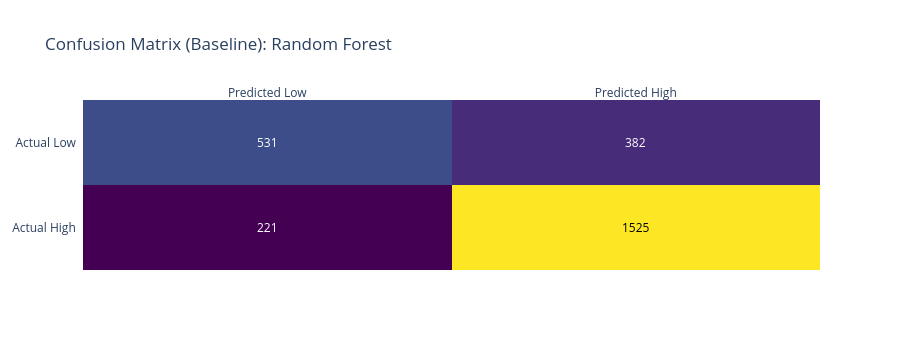
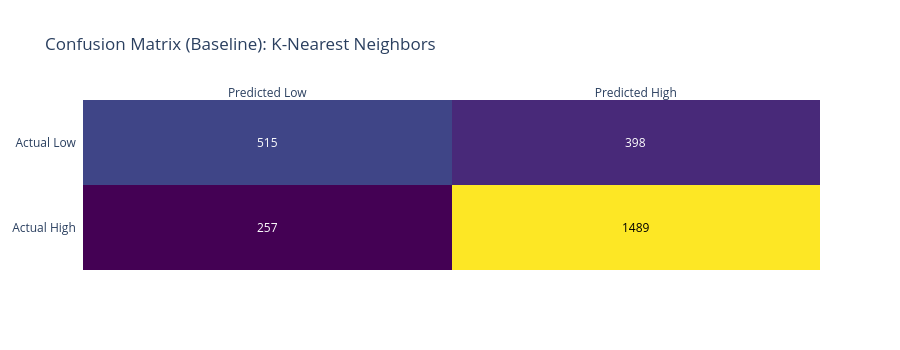
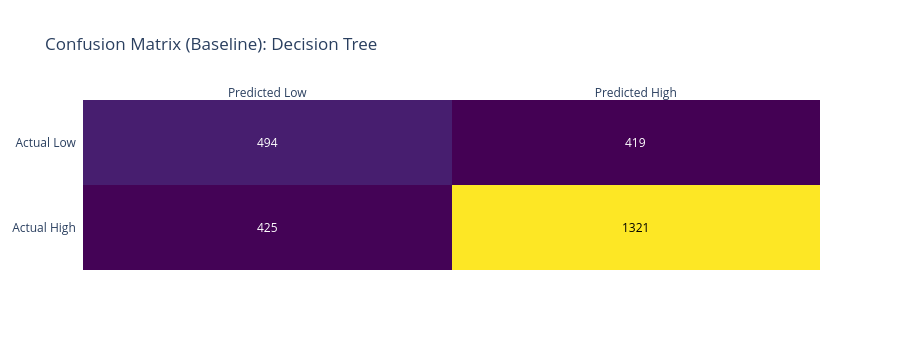
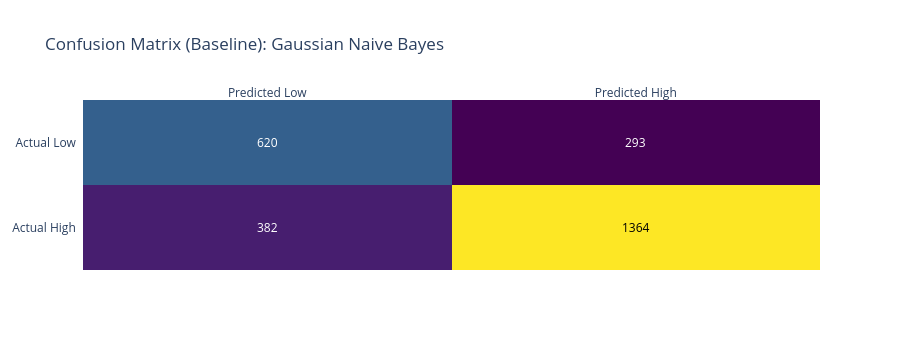

Notebook cell for these charts, in order:
### Code cell
# Confusion matrices
for name in cm_data:
    cm = cm_data[name]
    fig_cm = ff.create_annotated_heatmap(
        z=cm.tolist(),
        x=["Predicted Low", "Predicted High"],
        y=["Actual Low", "Actual High"],
        annotation_text=[[str(y) for y in x] for x in cm.tolist()],
        colorscale="Viridis"
    )
    fig_cm.update_layout(title_text=f"Confusion Matrix (Baseline): {name}",
                         yaxis=dict(autorange="reversed"), height=350)
    fig_cm.show()

### Figure 1 — Plotly figure (JSON) as saved in the notebook; plotly's stock layout.template omitted (floating-point values rounded to 4 significant figures)
{"data": [{"colorscale": [[0, "#440154"], [0.1111, "#482878"], [0.2222, "#3e4989"], [0.3333, "#31688e"], [0.4444, "#26828e"], [0.5556, "#1f9e89"], [0.6667, "#35b779"], [0.7778, "#6ece58"], [0.8889, "#b5de2b"], [1, "#fde725"]], "reversescale": false, "showscale": false, "x": ["Predicted Low", "Predicted High"], "y": ["Actual Low", "Actual High"], "z": [[531, 382], [221, 1525]], "type": "heatmap"}], "layout": {"annotations": [{"font": {"color": "#FFFFFF"}, "showarrow": false, "text": "531", "x": "Predicted Low", "xref": "x", "y": "Actual Low", "yref": "y"}, {"font": {"color": "#FFFFFF"}, "showarrow": false, "text": "382", "x": "Predicted High", "xref": "x", "y": "Actual Low", "yref": "y"}, {"font": {"color": "#FFFFFF"}, "showarrow": false, "text": "221", "x": "Predicted Low", "xref": "x", "y": "Actual High", "yref": "y"}, {"font": {"color": "#000000"}, "showarrow": false, "text": "1525", "x": "Predicted High", "xref": "x", "y": "Actual High", "yref": "y"}], "xaxis": {"dtick": 1, "gridcolor": "rgb(0, 0, 0)", "side": "top", "ticks": ""}, "yaxis": {"dtick": 1, "ticks": "", "ticksuffix": "  ", "autorange": "reversed"}, "title": {"text": "Confusion Matrix (Baseline): Random Forest"}, "height": 350}}

### Figure 2 — Plotly figure (JSON) as saved in the notebook; plotly's stock layout.template omitted (floating-point values rounded to 4 significant figures)
{"data": [{"colorscale": [[0, "#440154"], [0.1111, "#482878"], [0.2222, "#3e4989"], [0.3333, "#31688e"], [0.4444, "#26828e"], [0.5556, "#1f9e89"], [0.6667, "#35b779"], [0.7778, "#6ece58"], [0.8889, "#b5de2b"], [1, "#fde725"]], "reversescale": false, "showscale": false, "x": ["Predicted Low", "Predicted High"], "y": ["Actual Low", "Actual High"], "z": [[515, 398], [257, 1489]], "type": "heatmap"}], "layout": {"annotations": [{"font": {"color": "#FFFFFF"}, "showarrow": false, "text": "515", "x": "Predicted Low", "xref": "x", "y": "Actual Low", "yref": "y"}, {"font": {"color": "#FFFFFF"}, "showarrow": false, "text": "398", "x": "Predicted High", "xref": "x", "y": "Actual Low", "yref": "y"}, {"font": {"color": "#FFFFFF"}, "showarrow": false, "text": "257", "x": "Predicted Low", "xref": "x", "y": "Actual High", "yref": "y"}, {"font": {"color": "#000000"}, "showarrow": false, "text": "1489", "x": "Predicted High", "xref": "x", "y": "Actual High", "yref": "y"}], "xaxis": {"dtick": 1, "gridcolor": "rgb(0, 0, 0)", "side": "top", "ticks": ""}, "yaxis": {"dtick": 1, "ticks": "", "ticksuffix": "  ", "autorange": "reversed"}, "title": {"text": "Confusion Matrix (Baseline): K-Nearest Neighbors"}, "height": 350}}

### Figure 3 — Plotly figure (JSON) as saved in the notebook; plotly's stock layout.template omitted (floating-point values rounded to 4 significant figures)
{"data": [{"colorscale": [[0, "#440154"], [0.1111, "#482878"], [0.2222, "#3e4989"], [0.3333, "#31688e"], [0.4444, "#26828e"], [0.5556, "#1f9e89"], [0.6667, "#35b779"], [0.7778, "#6ece58"], [0.8889, "#b5de2b"], [1, "#fde725"]], "reversescale": false, "showscale": false, "x": ["Predicted Low", "Predicted High"], "y": ["Actual Low", "Actual High"], "z": [[494, 419], [425, 1321]], "type": "heatmap"}], "layout": {"annotations": [{"font": {"color": "#FFFFFF"}, "showarrow": false, "text": "494", "x": "Predicted Low", "xref": "x", "y": "Actual Low", "yref": "y"}, {"font": {"color": "#FFFFFF"}, "showarrow": false, "text": "419", "x": "Predicted High", "xref": "x", "y": "Actual Low", "yref": "y"}, {"font": {"color": "#FFFFFF"}, "showarrow": false, "text": "425", "x": "Predicted Low", "xref": "x", "y": "Actual High", "yref": "y"}, {"font": {"color": "#000000"}, "showarrow": false, "text": "1321", "x": "Predicted High", "xref": "x", "y": "Actual High", "yref": "y"}], "xaxis": {"dtick": 1, "gridcolor": "rgb(0, 0, 0)", "side": "top", "ticks": ""}, "yaxis": {"dtick": 1, "ticks": "", "ticksuffix": "  ", "autorange": "reversed"}, "title": {"text": "Confusion Matrix (Baseline): Decision Tree"}, "height": 350}}

### Figure 4 — Plotly figure (JSON) as saved in the notebook; plotly's stock layout.template omitted (floating-point values rounded to 4 significant figures)
{"data": [{"colorscale": [[0, "#440154"], [0.1111, "#482878"], [0.2222, "#3e4989"], [0.3333, "#31688e"], [0.4444, "#26828e"], [0.5556, "#1f9e89"], [0.6667, "#35b779"], [0.7778, "#6ece58"], [0.8889, "#b5de2b"], [1, "#fde725"]], "reversescale": false, "showscale": false, "x": ["Predicted Low", "Predicted High"], "y": ["Actual Low", "Actual High"], "z": [[620, 293], [382, 1364]], "type": "heatmap"}], "layout": {"annotations": [{"font": {"color": "#FFFFFF"}, "showarrow": false, "text": "620", "x": "Predicted Low", "xref": "x", "y": "Actual Low", "yref": "y"}, {"font": {"color": "#FFFFFF"}, "showarrow": false, "text": "293", "x": "Predicted High", "xref": "x", "y": "Actual Low", "yref": "y"}, {"font": {"color": "#FFFFFF"}, "showarrow": false, "text": "382", "x": "Predicted Low", "xref": "x", "y": "Actual High", "yref": "y"}, {"font": {"color": "#000000"}, "showarrow": false, "text": "1364", "x": "Predicted High", "xref": "x", "y": "Actual High", "yref": "y"}], "xaxis": {"dtick": 1, "gridcolor": "rgb(0, 0, 0)", "side": "top", "ticks": ""}, "yaxis": {"dtick": 1, "ticks": "", "ticksuffix": "  ", "autorange": "reversed"}, "title": {"text": "Confusion Matrix (Baseline): Gaussian Naive Bayes"}, "height": 350}}
